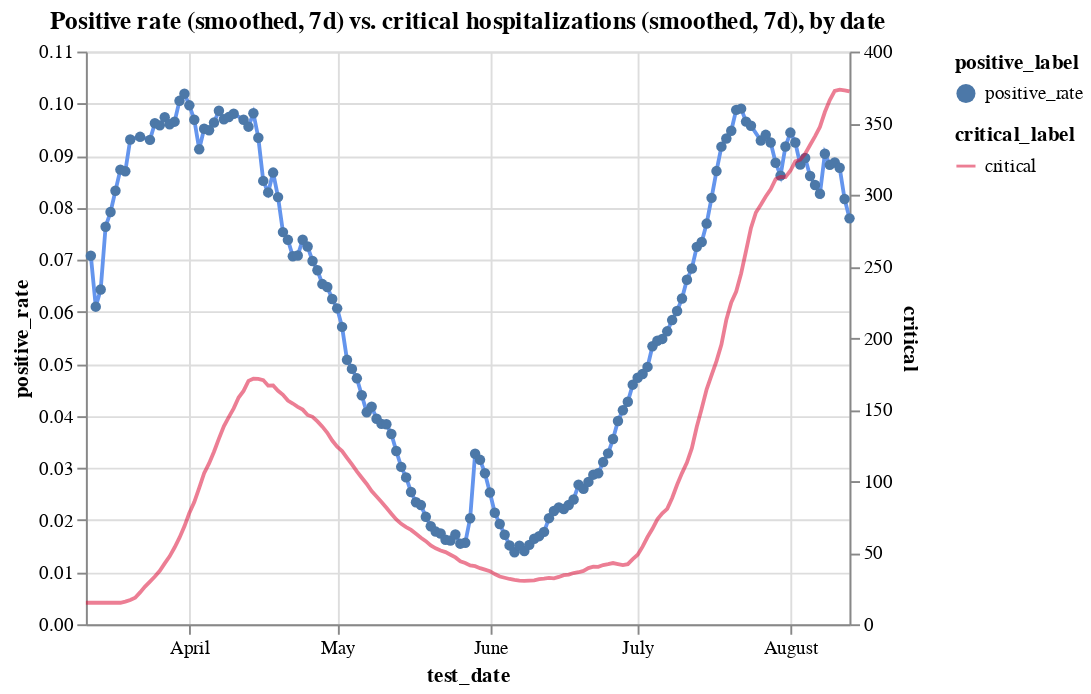

The notebook cell this image was saved under:
### Code cell
c1 = alt.Chart(hos_and_rate[hos_and_rate.positive_rate<0.115]
               .assign(positive_rate = lambda x: x.positive_rate.ewm(span=7).mean())
               .assign(positive_label ='positive_rate')).mark_line(color='cornflowerblue').encode(
    x='test_date',
    y='positive_rate',
    tooltip=['test_date', 'positive_rate'],
    shape='positive_label'
)
c2 = alt.Chart(hos_and_rate
               .assign(critical_label='critical')
               .assign(critical = lambda x: x.critical.ewm(span=7).mean())
              ).mark_line(color='crimson').encode(
    x='test_date',
    y='critical',
    tooltip=['test_date', 'critical'],
    opacity='critical_label'
)


alt.layer(c1, c2).resolve_scale(y='independent').properties(title='Positive rate (smoothed, 7d) vs. critical hospitalizations (smoothed, 7d), by date')

### Figure 1 — Vega-Lite specification as saved in the notebook (floating-point values rounded to 4 significant figures; data arrays with more than 128 entries replaced by an {"elided": "..."} marker saying what was removed)
{"config": {"view": {"continuousWidth": 400, "continuousHeight": 300}}, "layer": [{"data": {"name": "data-a3dbd22f3596084a613e3a837c4208b0"}, "mark": {"type": "line", "color": "cornflowerblue"}, "encoding": {"shape": {"type": "nominal", "field": "positive_label"}, "tooltip": [{"type": "temporal", "field": "test_date"}, {"type": "quantitative", "field": "positive_rate"}], "x": {"type": "temporal", "field": "test_date"}, "y": {"type": "quantitative", "field": "positive_rate"}}}, {"data": {"name": "data-41a715145bf182778f8921812bd75c37"}, "mark": {"type": "line", "color": "crimson"}, "encoding": {"opacity": {"type": "nominal", "field": "critical_label"}, "tooltip": [{"type": "temporal", "field": "test_date"}, {"type": "quantitative", "field": "critical"}], "x": {"type": "temporal", "field": "test_date"}, "y": {"type": "quantitative", "field": "critical"}}}], "resolve": {"scale": {"y": "independent"}}, "title": "Positive rate (smoothed, 7d) vs. critical hospitalizations (smoothed, 7d), by date", "$schema": "https://vega.github.io/schema/vega-lite/v4.8.1.json", "datasets": {"data-a3dbd22f3596084a613e3a837c4208b0": {"elided": "151 records"}, "data-41a715145bf182778f8921812bd75c37": {"elided": "156 records"}}}
